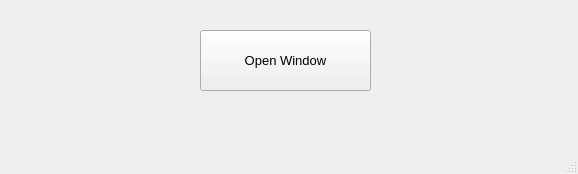
<?xml version="1.0" encoding="UTF-8"?>
<ui version="4.0">
 <class>MainWindow</class>
 <widget class="QMainWindow" name="MainWindow">
  <property name="geometry">
   <rect>
    <x>0</x>
    <y>0</y>
    <width>578</width>
    <height>174</height>
   </rect>
  </property>
  <property name="windowTitle">
   <string>MainWindow</string>
  </property>
  <widget class="QWidget" name="centralwidget">
   <widget class="QPushButton" name="pushButton">
    <property name="geometry">
     <rect>
      <x>200</x>
      <y>30</y>
      <width>171</width>
      <height>61</height>
     </rect>
    </property>
    <property name="font">
     <font>
      <family>MS Shell Dlg 2</family>
      <pointsize>10</pointsize>
      <weight>50</weight>
      <bold>false</bold>
     </font>
    </property>
    <property name="text">
     <string>Open Window</string>
    </property>
   </widget>
  </widget>
  <widget class="QMenuBar" name="menubar">
   <property name="geometry">
    <rect>
     <x>0</x>
     <y>0</y>
     <width>578</width>
     <height>26</height>
    </rect>
   </property>
  </widget>
  <widget class="QStatusBar" name="statusbar"/>
 </widget>
 <resources/>
 <connections/>
</ui>
